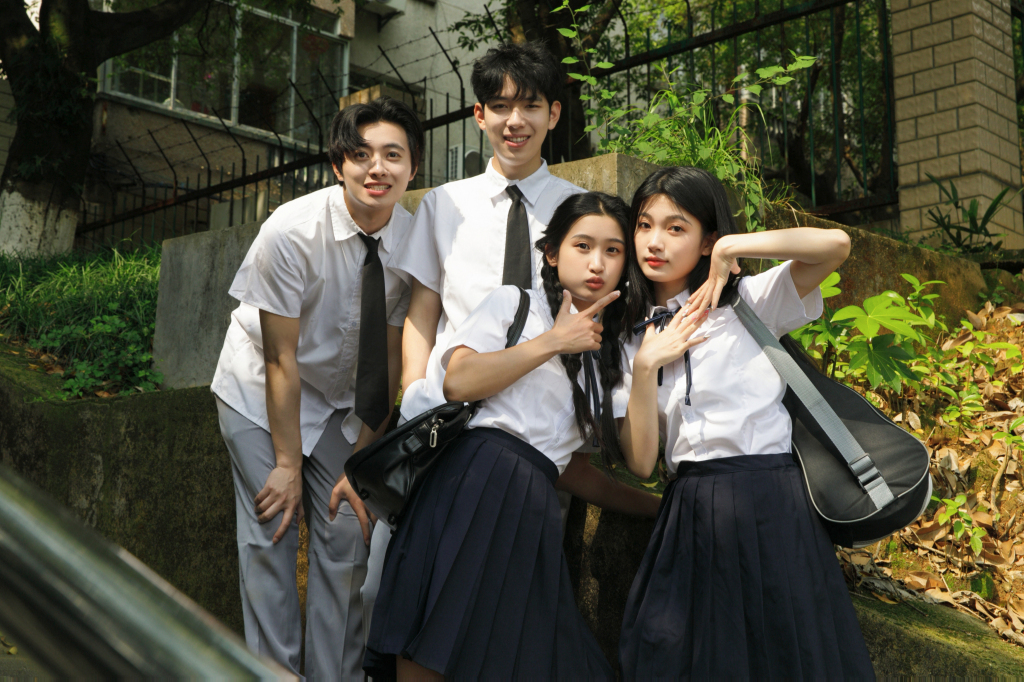
#> input picture FACE/k3.jpg, 1024 x 682 px
$ python '6检测多张人脸.py'
#> lines starting #> are read from the running program, lines starting #| are printed output that depends on the picture; after the words box and inside, x2 and y2 are one past the last pixel; in counts of white or black regions, pixels touching at a corner belong together
#> further down, img is the input picture: shape (682, 1024, 3); mean B, G, R 60.6, 78.3, 79
import cv2 as cv
def face_detect_demo():
    # 转换为灰度图像
    gray = cv.cvtColor(img, cv.COLOR_BGR2GRAY)
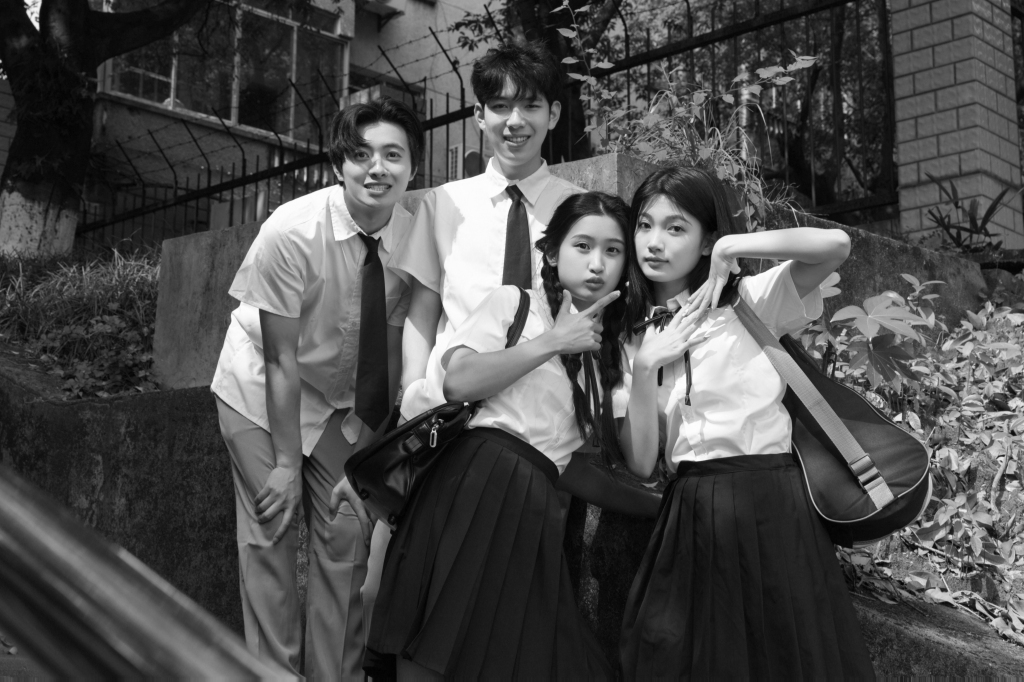
#> gray: shape (682, 1024); min 1, max 255, mean 76.5

    # 加载特征数据
    face_detector = cv.CascadeClassifier(cv.data.haarcascades + 'haarcascade_frontalface_default.xml')

    # 检测人脸
    faces = face_detector.detectMultiScale(gray,scaleFactor=1.3,minNeighbors=4)
#> faces = [[621, 198, 82, 82], [338, 122, 83, 83], [555, 216, 84, 84], [471, 73, 89, 89]]
    for x, y, w, h in faces:
        print(x,y,w,h)
        cv.rectangle(img, (x, y), (x + w, y + h), color=(0, 255, 255), thickness=2)
        cv.circle(img,center=(x+w//2,y+h//2),radius=w//2,color=(0,255,255),thickness=2)
#> this loop made 4 passes
#| 621 198 82 82
#| 338 122 83 83
#| 555 216 84 84
#| 471 73 89 89
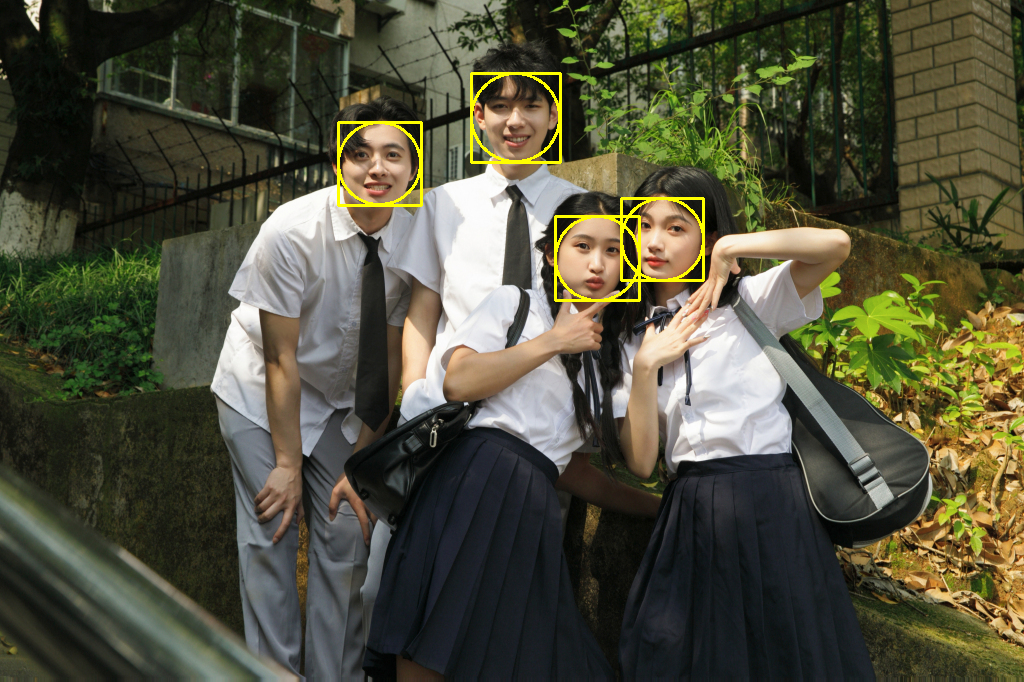
#> img: shape (682, 1024, 3); 0.89% of pixels changed, all inside (x1, y1, x2, y2) = (337, 72, 705, 302)
    # 显示结果
    cv.imshow('result', img)

img = cv.imread('k3.jpg')
face_detect_demo()

# 等待按键并关闭窗口
cv.waitKey(0)
cv.destroyAllWindows()

$ run again, with FACE/k1.jpg copied over FACE/k3.jpg
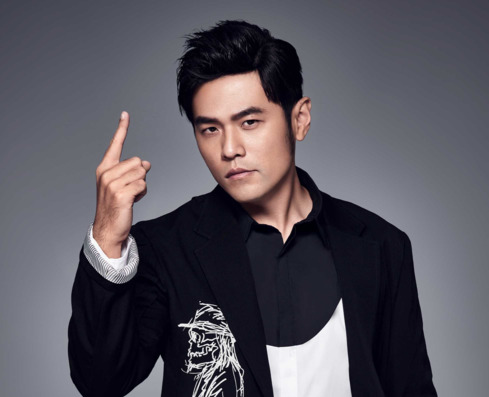
#> input picture FACE/k1.jpg, 489 x 397 px
#> img is the input picture: shape (397, 489, 3); mean B, G, R 93.6, 84.8, 88
#> in face_detect_demo, `gray = cv.cvtColor(img, cv.COLOR_BGR2GRAY)`:
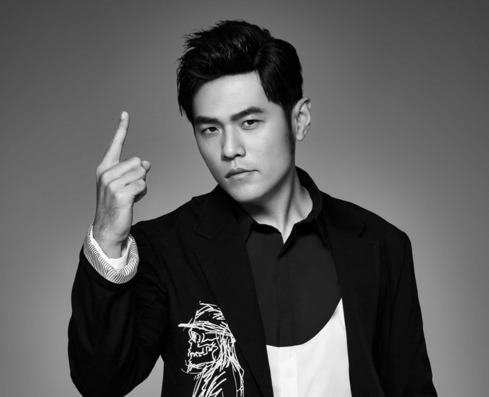
#> gray: shape (397, 489); min 0, max 255, mean 86.8
#> faces = [[176, 80, 113, 113]]
#> the loop in face_detect_demo, `for x, y, w, h in faces:` made 1 pass
#> (printed output is left out)
#> after the loop in face_detect_demo, `for x, y, w, h in faces:`:
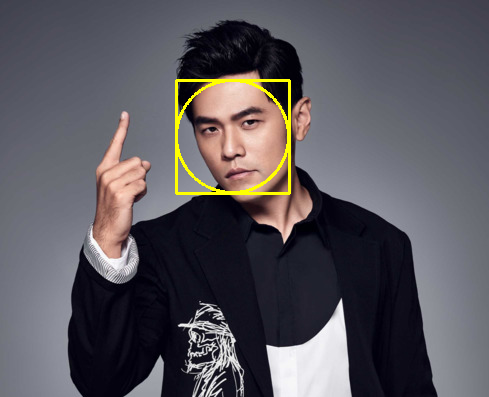
#> img: shape (397, 489, 3); 1.13% of pixels changed, all inside (x1, y1, x2, y2) = (175, 79, 291, 195)
